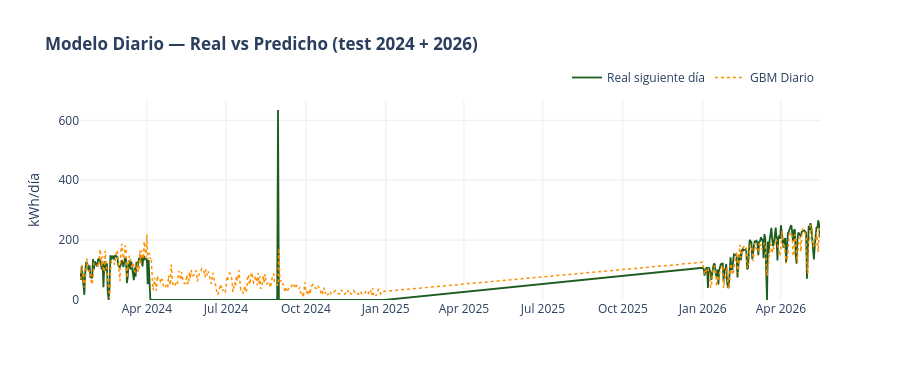
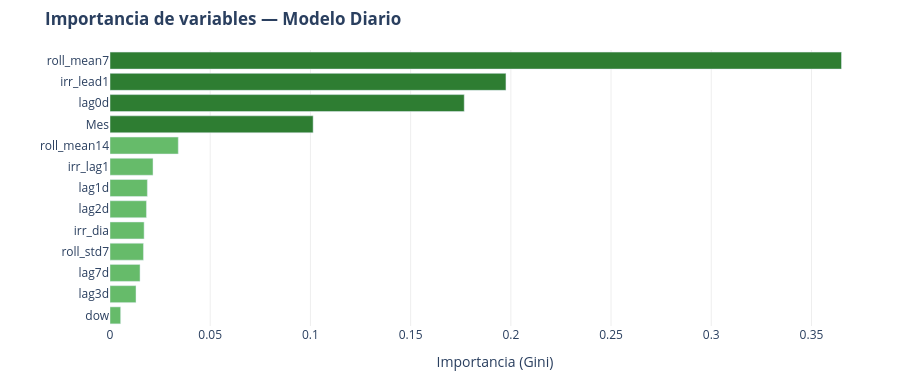

The cell these charts' notebook holds for them, in order:
### Code cell
# ── Gráfico 2A: Real vs Predicho ──
fig2a = go.Figure()
fig2a.add_trace(go.Scatter(x=test_d['Fecha'], y=test_d['Target'],
    line=dict(color=VERDE, width=1.8), name='Real siguiente día',
    hovertemplate='%{x|%d %b}<br>Real: %{y:.0f} kWh<extra></extra>'))
fig2a.add_trace(go.Scatter(x=test_d['Fecha'], y=test_d['pred'],
    line=dict(color=NARANJA, width=1.5, dash='dot'), name='GBM Diario',
    hovertemplate='%{x|%d %b}<br>Pred: %{y:.0f} kWh<extra></extra>'))
fig2a.update_layout(
    title='<b>Modelo Diario — Real vs Predicho (test 2024 + 2026)</b>',
    xaxis=dict(tickformat='%b %Y', showgrid=True, gridcolor='#eee'),
    yaxis=dict(title='kWh/día', rangemode='tozero', showgrid=True, gridcolor='#eee'),
    plot_bgcolor='white', height=380,
    legend=dict(orientation='h', yanchor='bottom', y=1.04, xanchor='right', x=1))
fig2a.show()

# ── Gráfico 2B: Importancia de features ──
imp_d = pd.Series(gbm_d.feature_importances_, index=FEATS_D).sort_values(ascending=True)
fig2b = go.Figure(go.Bar(
    x=imp_d.values, y=imp_d.index, orientation='h',
    marker_color=[VERDE_MED if i >= len(imp_d)-4 else VERDE_L for i in range(len(imp_d))]))
fig2b.update_layout(
    title='<b>Importancia de variables — Modelo Diario</b>',
    xaxis=dict(title='Importancia (Gini)', showgrid=True, gridcolor='#eee'),
    plot_bgcolor='white', height=380, margin=dict(l=110,r=20,t=50,b=30))
fig2b.show()

### Figure 1 — Plotly figure (JSON) as saved in the notebook; plotly's stock layout.template omitted (floating-point values rounded to 4 significant figures; data arrays with more than 128 entries replaced by an {"elided": "..."} marker saying what was removed)
{"data": [{"hovertemplate": "%{x|%d %b}<br>Real: %{y:.0f} kWh<extra></extra>", "line": {"color": "#1B5E20", "width": 1.8}, "name": "Real siguiente día", "type": "scatter", "x": {"elided": "487 str values"}, "y": {"elided": "487 float values"}}, {"hovertemplate": "%{x|%d %b}<br>Pred: %{y:.0f} kWh<extra></extra>", "line": {"color": "#FF8F00", "dash": "dot", "width": 1.5}, "name": "GBM Diario", "type": "scatter", "x": {"elided": "487 str values"}, "y": {"elided": "487 float values"}}], "layout": {"height": 380, "legend": {"orientation": "h", "x": 1, "xanchor": "right", "y": 1.04, "yanchor": "bottom"}, "plot_bgcolor": "white", "title": {"text": "<b>Modelo Diario — Real vs Predicho (test 2024 + 2026)</b>"}, "xaxis": {"gridcolor": "#eee", "showgrid": true, "tickformat": "%b %Y"}, "yaxis": {"gridcolor": "#eee", "rangemode": "tozero", "showgrid": true, "title": {"text": "kWh/día"}}}}

### Figure 2 — Plotly figure (JSON) as saved in the notebook; plotly's stock layout.template omitted (floating-point values rounded to 4 significant figures)
{"data": [{"marker": {"color": ["#66BB6A", "#66BB6A", "#66BB6A", "#66BB6A", "#66BB6A", "#66BB6A", "#66BB6A", "#66BB6A", "#66BB6A", "#2E7D32", "#2E7D32", "#2E7D32", "#2E7D32"]}, "orientation": "h", "type": "bar", "x": [0.005313, 0.01298, 0.01499, 0.01669, 0.01702, 0.01819, 0.01864, 0.02146, 0.03407, 0.1014, 0.1767, 0.1976, 0.365], "y": ["dow", "lag3d", "lag7d", "roll_std7", "irr_dia", "lag2d", "lag1d", "irr_lag1", "roll_mean14", "Mes", "lag0d", "irr_lead1", "roll_mean7"]}], "layout": {"height": 380, "margin": {"b": 30, "l": 110, "r": 20, "t": 50}, "plot_bgcolor": "white", "title": {"text": "<b>Importancia de variables — Modelo Diario</b>"}, "xaxis": {"gridcolor": "#eee", "showgrid": true, "title": {"text": "Importancia (Gini)"}}}}
